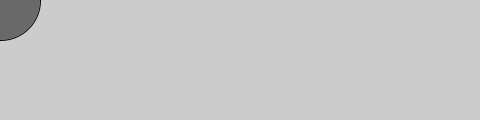
Frame 1 (no input)
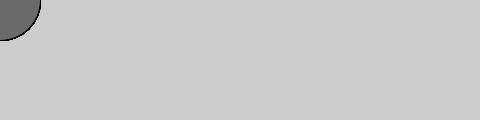
Frame 60 (the mouse pressed at the canvas centre just before this capture)
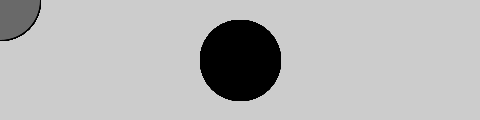
Frame 120 (the mouse held since frame 60 and released just before this capture)

The Processing sketch that drew these frames (run headless with seeded random() and noise(); from frame 60 on, the mouse is pressed at the canvas centre):

// Processing sketch: processing_173269
// ── processing_173269.pde

void setup() {
  size(480, 120);
}

void draw() {
  if (mousePressed) {
    fill(0);
  } else {
    fill(105);
  }
  ellipse(mouseX, mouseY, 80, 80);
}
